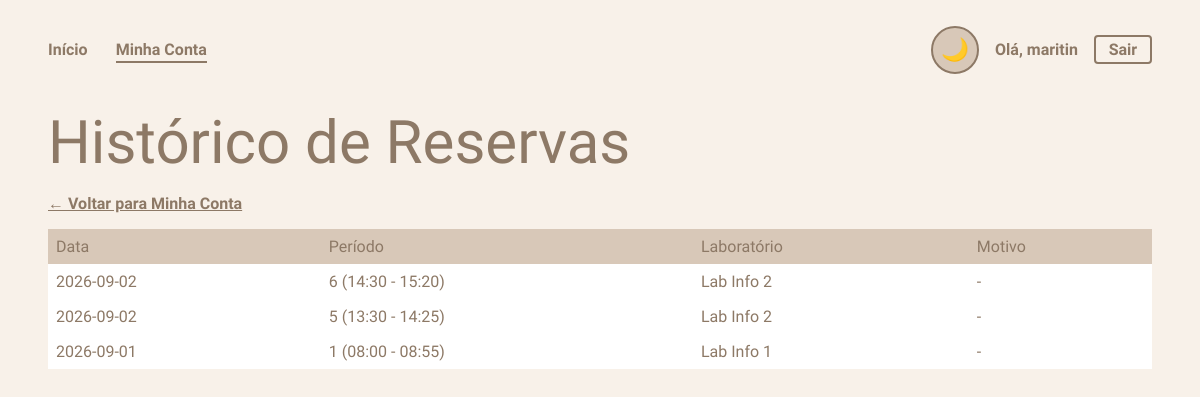
Page /historico (signed in) on the earlier database version.
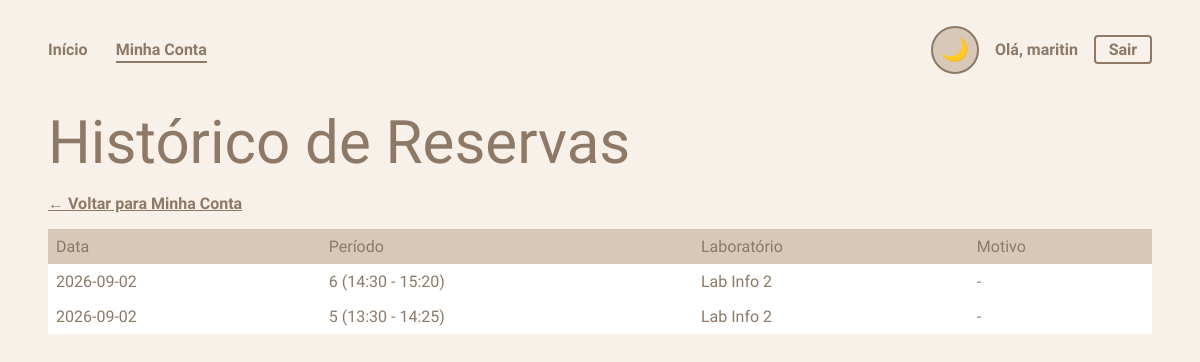
Same page on the later database version.
### tables this page shows
CREATE TABLE Reserva (
        id INTEGER NOT NULL PRIMARY KEY AUTOINCREMENT,
        id_usuario INTEGER NOT NULL,
        id_laboratorio INTEGER NOT NULL,
        data_reserva DATE NOT NULL,
        periodo INTEGER NOT NULL,
        descricao VARCHAR(200),
        criado_em TIMESTAMP DEFAULT CURRENT_TIMESTAMP,
        FOREIGN KEY (id_usuario) REFERENCES SistemaUsuario(id),
        FOREIGN KEY (id_laboratorio) REFERENCES Laboratorio(id),
        UNIQUE(id_laboratorio, data_reserva, periodo)
    );

CREATE TABLE Laboratorio (
        id INTEGER NOT NULL PRIMARY KEY AUTOINCREMENT,
        nome VARCHAR(50) NOT NULL,
        descricao VARCHAR(200),
        capacidade INTEGER NOT NULL DEFAULT 30
    );

### routes.py (the view)
@app.route("/historico")
@login_usuario_required
def historico():
    reservas = ListarReservasPassadasDoUsuario(session["usuario_id"])
    return render_template("historico.html", reservas=reservas)

### agenda.py (called while the page is built)
def ListarReservasPassadasDoUsuario(id_usuario):
    hoje = date.today().isoformat()
    cursor.execute("""
        SELECT Reserva.id, Reserva.data_reserva, Reserva.periodo, Reserva.descricao,
               Laboratorio.nome
        FROM Reserva
        JOIN Laboratorio ON Laboratorio.id = Reserva.id_laboratorio
        WHERE Reserva.id_usuario = ? AND Reserva.data_reserva < ?
        ORDER BY Reserva.data_reserva DESC, Reserva.periodo DESC
    """, (id_usuario, hoje))
    return cursor.fetchall()

def Periodos():
    return PERIODOS

### autenticacao.py (called while the page is built)
def login_usuario_required(funcao):
    @wraps(funcao)
    def decorada(*args, **kwargs):
        if not session.get("usuario_id"):
            return redirect(url_for("login"))
        return funcao(*args, **kwargs)
    return decorada

### routes.py (called while the page is built)
@app.context_processor
def contexto_global():
    return {
        "periodos": Periodos(),
        "hoje": date.today().isoformat(),
        "usuario_sessao": session.get("usuario_nome"),
        "usuario_eh_admin": session.get("usuario_admin", False),
    }

### templates/historico.html (shortened to what this page needs)
{% extends "base.html" %}
{% block conteudo %}
    <h1>Histórico de Reservas</h1>
    <p class="link-extra"><a href="{{ url_for('config') }}">← Voltar para Minha Conta</a></p>
    <table>
        <thead>
            <tr>
                <th>Data</th>
                <th>Período</th>
                <th>Laboratório</th>
                <th>Motivo</th>
            </tr>
        </thead>
        <tbody>
            {% for reserva in reservas %}
            <tr>
                <td>{{ reserva[1] }}</td>
                <td>{{ reserva[2] }} ({{ periodos.get(reserva[2], '') }})</td>
                <td>{{ reserva[4] }}</td>
                <td>{{ reserva[3] or '-' }}</td>
            </tr>
            {% else %}
            <tr>
                <td colspan="4" style="text-align: center;">Nenhuma reserva passada.</td>
            </tr>
            {% endfor %}
        </tbody>
    </table>
{% endblock %}

Differences in the rows shown:
removed Reserva: data_reserva "2026-09-01", periodo "1", get "08:00 - 08:55", nome "Lab Info 1", descricao "-"
